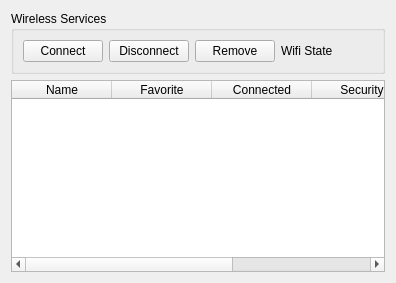
     <widget class="QWidget" name="Wireless">
      <attribute name="title">
       <string>&amp;Wireless</string>
      </attribute>
      <layout class="QGridLayout" name="gridLayout_5">
       <item row="0" column="0">
        <widget class="QGroupBox" name="groupBox_wireless_utils">
         <property name="title">
          <string>Wireless Services</string>
         </property>
         <layout class="QHBoxLayout" name="horizontalLayout_2">
          <item>
           <widget class="QPushButton" name="pushButton_connect">
            <property name="whatsThis">
             <string>&lt;html&gt;&lt;head/&gt;&lt;body&gt;&lt;p&gt;Select a wifi service in the table below and press this button to connect the service. &lt;/p&gt;&lt;p&gt;If there is only one wifi service listed in the table pressing this button will automatically select that service and attempt to connect. &lt;/p&gt;&lt;p&gt;If information about the service is needed, a passphrase for instance, you will be prompted for it. &lt;/p&gt;&lt;/body&gt;&lt;/html&gt;</string>
            </property>
            <property name="text">
             <string>Connect</string>
            </property>
           </widget>
          </item>
          <item>
           <widget class="QPushButton" name="pushButton_disconnect">
            <property name="whatsThis">
             <string>&lt;html&gt;&lt;head/&gt;&lt;body&gt;&lt;p&gt;Select a wifi service in the table below and press this button to disconnect it. &lt;/p&gt;&lt;p&gt;If there is only one wifi service in the &amp;quot;ready&amp;quot; or &amp;quot;online&amp;quot; state pressing this button will automatically select that service and disconnect it. &lt;/p&gt;&lt;p&gt;This may also be used to abort a previous connection attempt.&lt;/p&gt;&lt;/body&gt;&lt;/html&gt;</string>
            </property>
            <property name="text">
             <string>Disconnect</string>
            </property>
           </widget>
          </item>
          <item>
           <widget class="QPushButton" name="pushButton_remove">
            <property name="whatsThis">
             <string>&lt;html&gt;&lt;head/&gt;&lt;body&gt;&lt;p&gt;Select a wifi service in the table below and press this button to remove the service. &lt;/p&gt;&lt;p&gt;If a service has previously been sussessfully connected (Favorite is true) this button will remove the Favorite property. The service will also be disconnected if it is currently connected. If the service required a passphrase then the passphrase it will be cleared and forgotten.&lt;/p&gt;&lt;p&gt;If a connection attempt failed this can slso be used to reset the service.&lt;/p&gt;&lt;/body&gt;&lt;/html&gt;</string>
            </property>
            <property name="text">
             <string>Remove</string>
            </property>
           </widget>
          </item>
          <item>
           <widget class="QLabel" name="label_wifi_state">
            <property name="whatsThis">
             <string>&lt;html&gt;&lt;head/&gt;&lt;body&gt;&lt;p&gt;This label shows the number of WiFi technologies (devices) that were found, and the number that are powered on. There must be at least one WiFi technology found and powered in order for the box below to show services.&lt;/p&gt;&lt;p&gt;To turn a technology on or off go to the &lt;span style=&quot; font-weight:600;&quot;&gt;Technologies&lt;/span&gt; box in the &lt;span style=&quot; font-weight:600;&quot;&gt;Status&lt;/span&gt; tab and double click on the text that shows in the &lt;span style=&quot; font-weight:600;&quot;&gt;Powered&lt;/span&gt; column for the technology.&lt;/p&gt;&lt;/body&gt;&lt;/html&gt;</string>
            </property>
            <property name="text">
             <string>Wifi State</string>
            </property>
           </widget>
          </item>
          <item>
           <spacer name="horizontalSpacer_6">
            <property name="orientation">
             <enum>Qt::Horizontal</enum>
            </property>
            <property name="sizeHint" stdset="0">
             <size>
              <width>40</width>
              <height>20</height>
             </size>
            </property>
           </spacer>
          </item>
         </layout>
        </widget>
       </item>
       <item row="1" column="0">
        <widget class="QTableWidget" name="tableWidget_wifi">
         <property name="whatsThis">
          <string>&lt;html&gt;&lt;head/&gt;&lt;body&gt;&lt;p&gt;This page shows the known WiFi services. &lt;/p&gt;&lt;p&gt;&lt;span style=&quot; font-weight:600;&quot;&gt;Name:&lt;/span&gt; The SSID of the network.&lt;/p&gt;&lt;p&gt;&lt;span style=&quot; font-weight:600;&quot;&gt;Favorite:&lt;/span&gt; A heart symbol in this column indicates that this computer has previously made a connection to the network using this service.&lt;/p&gt;&lt;p&gt;&lt;span style=&quot; font-weight:600;&quot;&gt;Connected:&lt;/span&gt; Shows the connection state of this service. Hover the mouse over the icon to popup a text description.  Online signals that an Internet connectionis available and has been verified.  Ready signals a successfully connected device. &lt;/p&gt;&lt;p&gt;&lt;span style=&quot; font-weight:600;&quot;&gt;Security: &lt;/span&gt;Describes the type of security used for this service. Possible values are &amp;quot;none&amp;quot;, &amp;quot;wep&amp;quot;, &amp;quot;psk&amp;quot;, &amp;quot;ieee8021x&amp;quot;, and &amp;quot;wps&amp;quot;.&lt;/p&gt;&lt;p&gt;&lt;span style=&quot; font-weight:600;&quot;&gt;SIgnal Strength:&lt;/span&gt; The strength of the WiFi signal, normalized to a scale of 0 to 100.&lt;/p&gt;&lt;p&gt;&lt;br/&gt;&lt;/p&gt;&lt;/body&gt;&lt;/html&gt;</string>
         </property>
         <property name="editTriggers">
          <set>QAbstractItemView::NoEditTriggers</set>
         </property>
         <property name="showDropIndicator" stdset="0">
          <bool>false</bool>
         </property>
         <property name="dragDropOverwriteMode">
          <bool>false</bool>
         </property>
         <property name="selectionMode">
          <enum>QAbstractItemView::SingleSelection</enum>
         </property>
         <property name="selectionBehavior">
          <enum>QAbstractItemView::SelectRows</enum>
         </property>
         <property name="showGrid">
          <bool>false</bool>
         </property>
         <property name="cornerButtonEnabled">
          <bool>false</bool>
         </property>
         <property name="columnCount">
          <number>5</number>
         </property>
         <attribute name="horizontalHeaderStretchLastSection">
          <bool>true</bool>
         </attribute>
         <attribute name="verticalHeaderVisible">
          <bool>false</bool>
         </attribute>
         <attribute name="verticalHeaderHighlightSections">
          <bool>false</bool>
         </attribute>
         <column>
          <property name="text">
           <string>Name</string>
          </property>
         </column>
         <column>
          <property name="text">
           <string>Favorite</string>
          </property>
         </column>
         <column>
          <property name="text">
           <string>Connected</string>
          </property>
         </column>
         <column>
          <property name="text">
           <string>Security</string>
          </property>
         </column>
         <column>
          <property name="text">
           <string>Signal Strength</string>
          </property>
         </column>
        </widget>
       </item>
      </layout>
     </widget>
